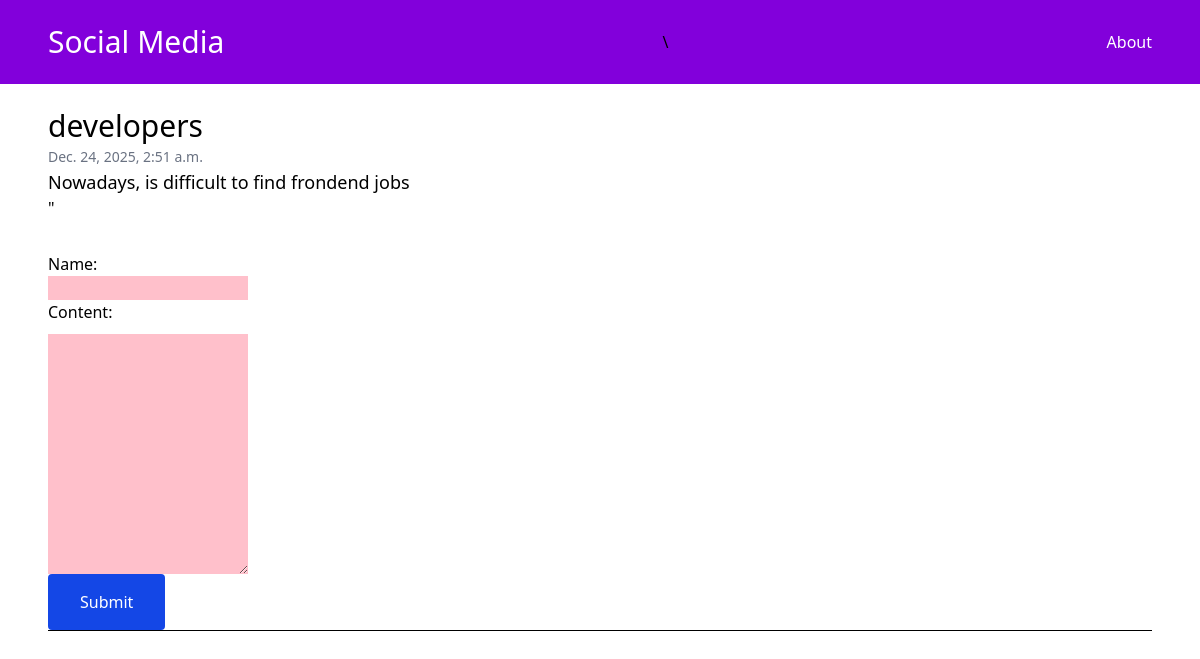
The app's page /frondend-developers/, older data.
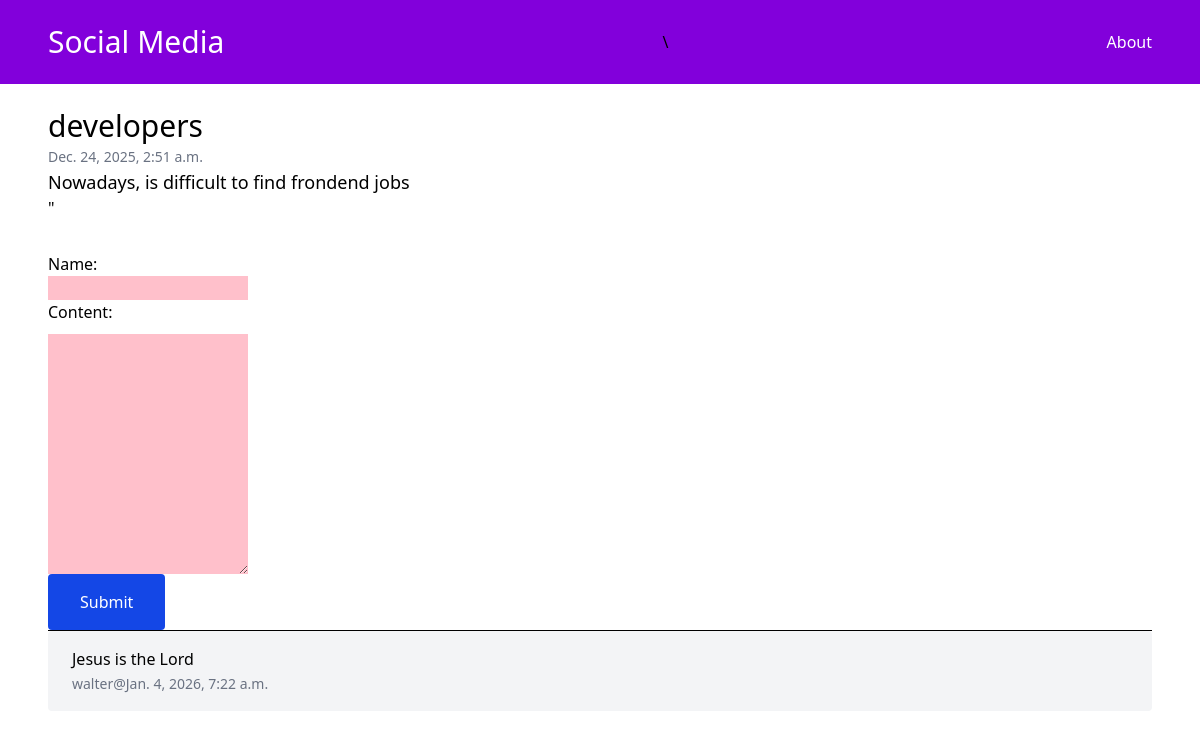
The same page, newer data.
### blog/models.py (models this page shows, shortened)
class Comment(models.Model):
    post=models.ForeignKey(Post, related_name='comments', on_delete=models.CASCADE)
    name=models.CharField(max_length=255)
    email=models.EmailField()
    content=models.TextField()
    created_at=models.DateTimeField(auto_now_add=True)
    class Meta:
        ordering = ['-created_at']

### blog/views.py (the view)
# urls.py: path('<slug:slug>/', views.post_detail, name='post_detail'),
def post_detail(request, slug):
      post = get_object_or_404(Post, slug=slug)  # Fetch post by slug or return 404, preventing errors/crash
      if request.method == 'POST':
            form=CommentForm(request.POST) # Bind data from request to form
            if form.is_valid():
                  comment = form.save(commit=False) # Create comment object but don't save to DB yet
                  comment.post = post  # Associate comment with the current post
                  comment.save()  # Now save the comment to the database
                  return redirect('post_detail', slug=slug)  # Redirect to the same post detail page
      else:
            form = CommentForm()  # Create an unbound form for GET request
      return render(request, 'blog/post_detail.html', {
            'post': post,
            'form': form,})

### blog/forms.py
class CommentForm(ModelForm):
    def __init__(self, *args, **kwargs):
        super(CommentForm, self).__init__(*args, **kwargs)
        if 'name' in self.fields:
            self.fields['name'].label = 'Name'
            self.fields['name'].widget.attrs.update({'style': 'width:200px;background-color:pink;display:block;' })
        if 'content' in self.fields:
            self.fields['content'].label = 'Content'
            self.fields['content'].widget.attrs.update({'style': 'width:200px;background-color:pink;margin-top:10px;display:block;' })
    class Meta:
        model = Comment
        fields = ['name',  'content']

### blog/templates/blog/post_detail.html (shortened to what this page needs)
{% extends 'blog/base.html' %}
{% block content %}
 <h2 class="text-3xl">{{ post.title }}</h2>
 <span class="text-sm text-gray-500">{{ post.created_at }}</span>
 <div class="text-lg">
    {{ post.content }}
</div>"
<div class="mt-8">
    <form method="post" action=".">
        {{ form.as_p }}
        <button type="submit" class="py-4 px-8 bg-blue-700 text-white rounded">Submit</button>
    <hr>
    {% for comment in post.comments.all %}
        <div class="py-4 px-6 bg-gray-100 rounded mb-4">
            <p>{{ comment.content }}</p>
            <span class="text-sm text-gray-500">{{comment.name}}@{{ comment.created_at }}</span>
        </div>
     {% endfor %}
    </form>
</div>
 {% endblock %}

Row changes from the older to the newer data that the page shows:
added Comment: content "Jesus is the Lord", name "walter", created_at "Jan. 4, 2026, 7:22 a.m."
